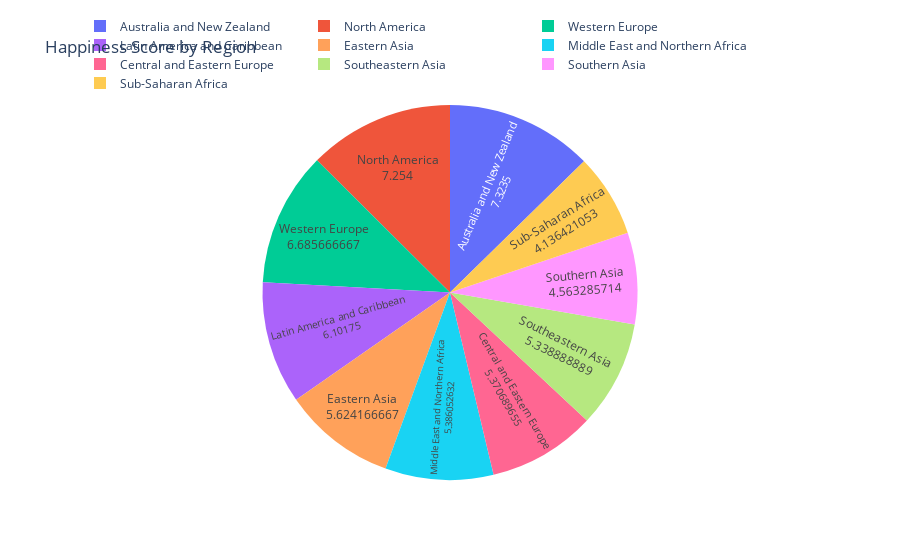

Notebook code for this chart:
### Code cell
# Pie plot

# Step 1: Aggregate 'Happiness Score' by 'Region'
region_scores = df.groupby('Region')['Happiness Score'].mean().reset_index()

# Creating the pie chart
fig4 = go.Figure(data=[go.Pie(
    labels=region_scores['Region'],
    values=region_scores['Happiness Score'],
    textinfo='label+value',
    textposition='inside',
)])

# Customize layout
fig4.update_layout(
    title='Happiness Score by Region',
    plot_bgcolor='white',
    legend=dict(orientation="h", yanchor="bottom", y=1.02)
)

# Display the figure
fig4.show()

### Figure 1 — Plotly figure (JSON) as saved in the notebook; plotly's stock layout.template omitted (floating-point values rounded to 4 significant figures)
{"data": [{"labels": ["Australia and New Zealand", "Central and Eastern Europe", "Eastern Asia", "Latin America and Caribbean", "Middle East and Northern Africa", "North America", "Southeastern Asia", "Southern Asia", "Sub-Saharan Africa", "Western Europe"], "textinfo": "label+value", "textposition": "inside", "type": "pie", "values": [7.323, 5.371, 5.624, 6.102, 5.386, 7.254, 5.339, 4.563, 4.136, 6.686]}], "layout": {"legend": {"orientation": "h", "y": 1.02, "yanchor": "bottom"}, "plot_bgcolor": "white", "title": {"text": "Happiness Score by Region"}}}
